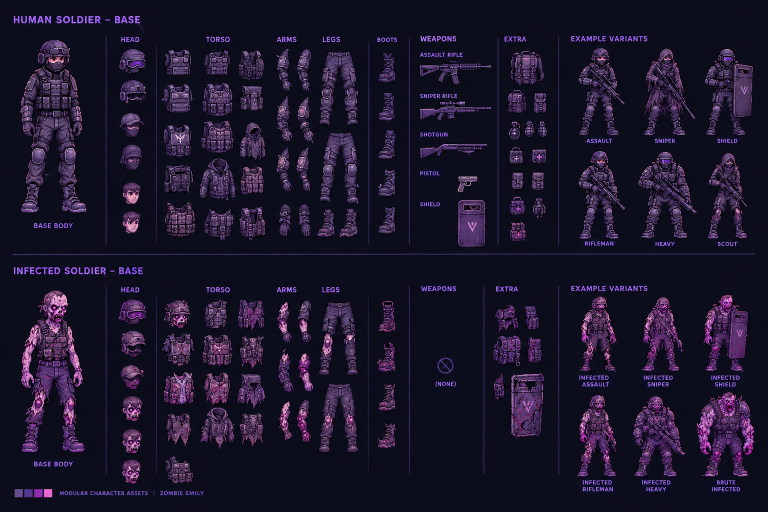
#> input picture art/modules-prev-board.png, 1536 x 1024 px, found by its file name (shown at 1/2 size)
$ python extract_modules.py
#> lines starting #> are read from the running program, lines starting #| are printed output that depends on the picture
#> in main, board is the input picture: PIL image 1536x1024 RGB; mean R, G, B 27.8, 21.7, 43.5
#!/usr/bin/env python3
"""Cuts the modular character components out of art/modules-prev-board.png.

WHICH BOARD, AND WHY IT CHANGED
-------------------------------
There are two boards and this script used to read the other one,
art/modules-board.png, whose base body is captioned "MINIMAL CLOTHING" — a
tank top and shorts, meant to be dressed from the catalogue printed beside it.
That decomposition was abandoned: dressing a near-naked body means every layer
is a body part that has to seam against its neighbours, and getting trousers
to cover shins without swallowing boots cost three rounds of hand-fitting on
its own. It also can't finish the job — that board has no arms column at all,
so every soldier read as a man in a tank top wearing a vest.

This board's base is instead a **fully clothed soldier**, and the pieces that
layer over it are small additions at known places: a hood, a weapon, a shield,
a belt item. Nothing has to seam, nothing can leave a gap, and the only things
still needing a fitted offset are the few pieces actually worn on top. That is
the whole reason the source moved.

Two consequences of the base being dressed, both deliberate:

- **The base already wears a helmet with goggles**, so STANDARD and SHIELD
  need no head layer at all — they are the base as drawn. Only RIFLEMAN
  replaces the head, with the hooded jacket that the board's own SNIPER
  example variant uses.
- **The infected keep their own base**, cut from this board's lower half, not
  derived from the human one. They take soldier *accessories* (the grenade and
  medkit from the EXTRA column) over that base — which is also why the
  accessory cuts are emitted once and used by both sides.

THE LAYER CONTRACT
------------------
Bases are emitted full-figure with the feet on the bottom row, because
applyCharacterArt solves originY from each texture's own height (see
src/entities/characterArt.ts). Gear is emitted **tight-cropped**: where each
piece sits and how big it is are runtime data now (anchor/dx/dy/scale in
CHARACTER_LAYERS, dragged in the gear-fitting panel — ?debug=1, Gear tab),
so baking a guess into the PNG would only freeze it.

Everything is scaled by its own base's factor, chosen so each base lands on
the 114px height Emily and the existing enemies use (tools/extract_enemies.py),
which is what keeps a modular soldier the right size next to everyone else.

Usage:  python3 tools/extract_modules.py
"""

from pathlib import Path

from PIL import Image

BOARD = Path("art/modules-prev-board.png")
OUT_DIR = Path("src/assets")

# Board background, and how far a pixel may stray from it and still count as
# background (summed per-channel difference).
BG = (13, 10, 26)
BG_TOL = 45

# Matches GRID_CHAR_HEIGHT in extract_sprites.py and HUMAN_HEIGHT in
# extract_enemies.py — one shared scale across every character in the game.
TARGET_HEIGHT = 114

# Left/top/right/bottom on the board, found by scanning for content bands and
# then narrowed per item. The boxes stop short of every printed caption: the
# board labels each column, and a box that reaches a caption doesn't merely
# paste type onto the sprite — for a base it makes the caption the bottom row,
# so applyCharacterArt seats the figure by its label and it floats above the
# ground line.
HUMAN_BASE_BOX = (41, 80, 174, 427)
INFECTED_BASE_BOX = (42, 581, 170, 906)

# Gear, all from the human half of the board. The infected share it (see the
# docstring): a soldier's grenade on a walking corpse is the point.
GEAR = {
    # The board's SNIPER variant is the base body in this hooded jacket, which
    # is why RIFLEMAN is the one kind that gets a head layer.
    "head-hood": (398, 317, 472, 402),
    "rifle-assault": (838, 121, 982, 170),
    "rifle-sniper": (839, 202, 983, 242),
    "pistol": (915, 352, 956, 385),
    "shield-riot": (915, 398, 973, 494),
    # First of each row in the EXTRA column; the rest are near-duplicates at
    # this size, and a belt item is ~4 world pixels tall.
    "acc-grenade": (1018, 242, 1040, 274),
    "acc-medkit": (1018, 293, 1045, 329),
}


def tight_bbox(img: Image.Image) -> tuple[int, int, int, int]:
    """Content bounds inside a cut cell, so a component is positioned by where
    its art actually is rather than by however much padding its cell had."""
    px = img.convert("RGB").load()
    w, h = img.size
#> w = 133; h = 347
    xs, ys = [], []
    for y in range(h):
        for x in range(w):
            r, g, b = px[x, y]
            if abs(r - BG[0]) + abs(g - BG[1]) + abs(b - BG[2]) > BG_TOL:
                xs.append(x)
                ys.append(y)
#> after the loop, xs = 21192 items; ys = 21192 items
    if not xs:
        raise ValueError("cell contained no content")
    return min(xs), min(ys), max(xs) + 1, max(ys) + 1


def cut(board: Image.Image, box: tuple[int, int, int, int]) -> Image.Image:
    """Cuts a box, trims it to its content, and drops the board background to
    transparency. Flooding from the edges (rather than a global colour test)
    is what stops the very dark armour being eaten from the inside — same
    reasoning as tools/extract_enemies.py."""
    cell = board.crop(box)
    x0, y0, x1, y1 = tight_bbox(cell)
#> x0 = 0; y0 = 0; x1 = 132; y1 = 346
    cell = cell.crop((x0, y0, x1, y1)).convert("RGBA")
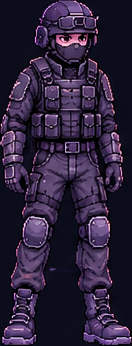
#> cell: PIL image 132x346 RGBA; mean R, G, B, A 45.1, 34.4, 59.5, 255

    px = cell.load()
    w, h = cell.size
#> w = 132; h = 346
    seen = set()
    stack = [(x, y) for x in range(w) for y in (0, h - 1)]
    stack += [(x, y) for y in range(h) for x in (0, w - 1)]
    while stack:
        x, y = stack.pop()
        if (x, y) in seen or not (0 <= x < w and 0 <= y < h):
            continue
        seen.add((x, y))
        r, g, b, a = px[x, y]
        if a == 0:
            continue
        if abs(r - BG[0]) + abs(g - BG[1]) + abs(b - BG[2]) > BG_TOL:
            continue
        px[x, y] = (0, 0, 0, 0)
        stack += [(x + 1, y), (x - 1, y), (x, y + 1), (x, y - 1)]
#> this loop made 91608 passes
#> (r, g, b) on passes 1 to 3: (11, 14, 25), (12, 14, 25), (9, 5, 13)
#> after the loop, seen = 26531 items; stack = []
    return cell


def emit(img: Image.Image, name: str, scale: float) -> None:
    w = max(1, round(img.width * scale))
    h = max(1, round(img.height * scale))
    img.resize((w, h), Image.NEAREST).save(OUT_DIR / f"{name}.png")
    print(f"{name}.png  {w}x{h}")


def main() -> None:
    board = Image.open(BOARD).convert("RGB")
    OUT_DIR.mkdir(parents=True, exist_ok=True)

    human = cut(board, HUMAN_BASE_BOX)
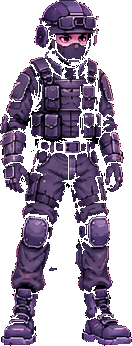
#> human: PIL image 132x346 RGBA; mean R, G, B, A 39.3, 28.7, 46.9, 128.5; transparent parts drawn white
    # The one scale every human-side piece shares, so a rifle stays rifle-sized
    # against the body it is held by.
    scale = TARGET_HEIGHT / human.height
#> scale = 0.329
    emit(human, "human-base", scale)
#| human-base.png  43x114

    infected = cut(board, INFECTED_BASE_BOX)
#> call 2 of cut, with box = (42, 581, 170, 906)
#> in cut (call 2), `cell = board.crop(box)`:
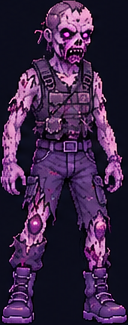
#> cell: PIL image 128x325 RGB; mean R, G, B 59.8, 36.8, 70.3
#> in cut (call 2), `x0, y0, x1, y1 = tight_bbox(cell)`: x1 = 127; y1 = 324
#> in cut (call 2), `cell = cell.crop((x0, y0, x1, y1)).convert("RGBA")`:
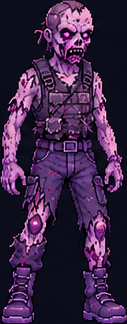
#> cell: PIL image 127x324 RGBA; mean R, G, B, A 60.3, 37.1, 70.8, 255
#> the loop in cut (call 2), `while stack:` made 76110 passes
#> (r, g, b) on passes 1 to 3: (12, 16, 28), (9, 8, 20), (2, 0, 7)
#> after the loop in cut (call 2), `while stack:`: seen = 20578 items; stack = []
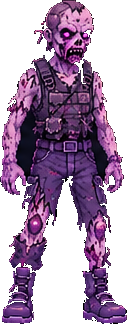
#> infected: PIL image 127x324 RGBA; mean R, G, B, A 55, 31.8, 58.8, 138.5; transparent parts drawn white
    # Solved separately: this figure is drawn shorter than the soldier (no
    # helmet), and both have to arrive 114px tall or one of them stands in a
    # hole. Their gear is shared, so gear keeps the human scale.
    emit(infected, "infected-base", TARGET_HEIGHT / infected.height)
#| infected-base.png  45x114

    for name, box in GEAR.items():
        emit(cut(board, box), name, scale)
#> this loop made 7 passes
#> (y0 in cut, x1 in cut, y1 in cut) on passes 1 to 7: (0, 74, 85), (0, 144, 48), (0, 144, 39), (0, 41, 32), (2, 57, 95), (0, 22, 32), (2, 27, 35)
#| head-hood.png  24x28
#| rifle-assault.png  47x16
#| rifle-sniper.png  47x13
#| pistol.png  14x11
#| shield-riot.png  19x31
#| acc-grenade.png  7x11
#| acc-medkit.png  9x11
#> pass 1, in cut (call 3), `cell = board.crop(box)`:
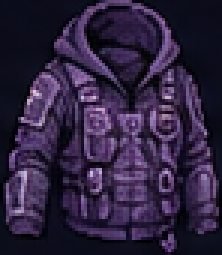
#> cell: PIL image 74x85 RGB (shown 3 times larger); mean R, G, B 46.5, 34.8, 63.3
#> pass 2, in cut (call 4), `cell = board.crop(box)`:
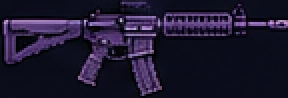
#> cell: PIL image 144x49 RGB (shown 2 times larger); mean R, G, B 29.7, 24.2, 47.4


if __name__ == "__main__":
    main()
